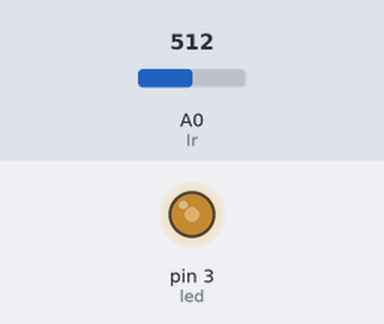
The sketch below on a simulated Arduino Uno, built with avr-gcc and run on an emulated ATmega328P. Parts: output pins drawn as LEDs (lit = HIGH). The inputs (shaded band) are chosen by the test bench; at power-on: A0 (Ir) = 512.

Above: at 1.2 s.
1.3 s: A0 (Ir) set to 716
At 2.3 s:
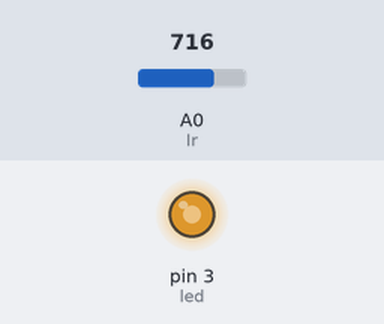
2.8 s: A0 (Ir) set to 900
At 3.4 s:
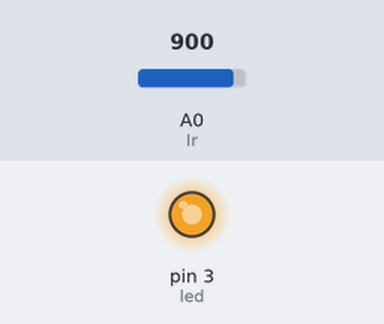
4.3 s: A0 (Ir) set to 122
At 4.6 s:
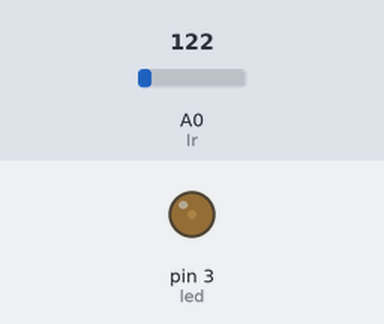
5.8 s: A0 (Ir) set to 0
At 6.9 s:
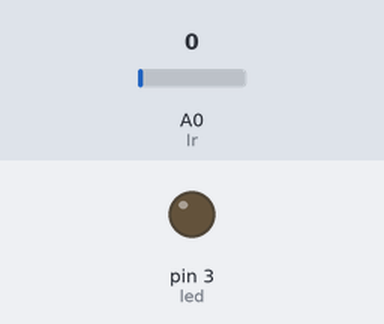
7.3 s: A0 (Ir) set to 511
At 8.1 s:
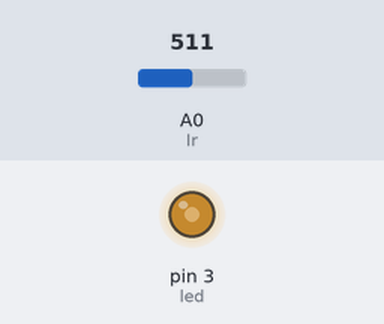
Timing chart, 0 to 9.8 s (numbered marks = the images above; inputs shaded):
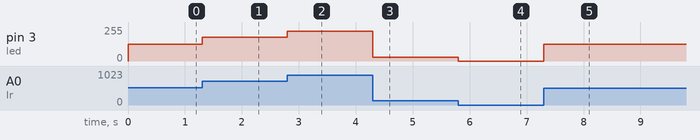

The sketch:

map01.ino
```cpp
unsigned int sensor; //O tipo unsigned int, armazena numeros de 0 a 65.535, ou seja somente positivos!
unsigned int pwm; //Armazena o valor convertido...
int led = 3;

void setup() {
  pinMode(led, OUTPUT);
}

void loop() {
  sensor = analogRead(A0); // Ir´a retornar um valor entre 0 e 1023.
  Serial.println(sensor);

  pwm = map (sensor, 0, 1023, 0, 255); //Converte o valor para a escala de 0 a 255;

  analogWrite(led, pwm);
}
```

Measured:
- after the input at 1.3 s, pin 3 (led): 127/255 → 178/255 at once
- after the input at 2.8 s, pin 3 (led): 178/255 → 224/255 at once
- after the input at 4.3 s, pin 3 (led): 224/255 → 30/255 at once
- after the input at 5.8 s, pin 3 (led): 30/255 → 0/255 at once
- after the input at 7.3 s, pin 3 (led): 0/255 → 127/255 at once
